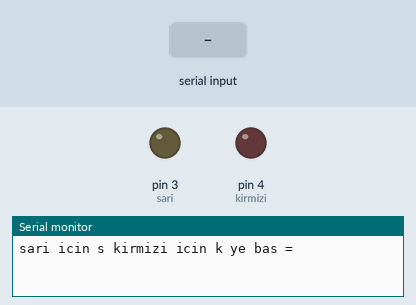
Simulated run of this sketch. Board: Arduino Uno, built with avr-gcc and run on an emulated ATmega328P. Parts: output pins drawn as LEDs (lit = HIGH), the last lines printed to the serial monitor. Inputs (shaded band) come from the test bench.

Above: at 1.2 s.
1.3 s: "s" received over Serial
At 3.3 s:
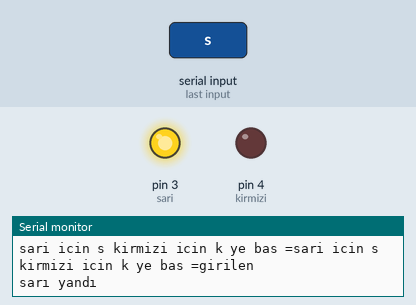
3.8 s: "k" received over Serial
At 7.6 s:
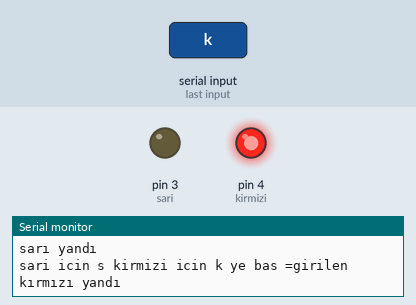
Timing chart, 0 to 10.8 s (numbered marks = the images above; inputs shaded):
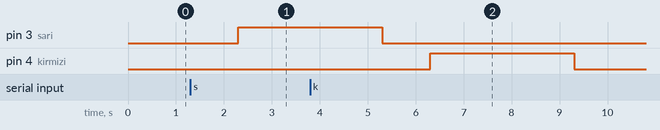

The sketch:

20241231.ino
```cpp
int sari=3;
int kirmizi=4;
String girilen="";
void setup() {
 Serial.begin(9600);
 pinMode(sari,OUTPUT);
 pinMode(kirmizi,OUTPUT);
 Serial.print("sari icin s kirmizi icin k ye bas =");
}

void loop() {
 if(Serial.available()){
   girilen=Serial.readString();
   Serial.print("sari icin s kirmizi icin k ye bas =");
   Serial.println("girilen");
 if(girilen=="s"){
  Serial.println("sarı yandı");
  digitalWrite(sari,1);
  delay(3000);
  digitalWrite(sari,0);
 }
 if(girilen=="k"){
  Serial.println("kırmızı yandı");
   digitalWrite(kirmizi,1);
    delay(3000);
   digitalWrite(kirmizi,0);
 }


 }


}
```

Measured:
- after the input at 1.3 s, pin 3 (sari): LOW → HIGH after 1.0 s
- after the input at 3.8 s, pin 4 (kirmizi): LOW → HIGH after 2.5 s, → LOW 3.0 s later
